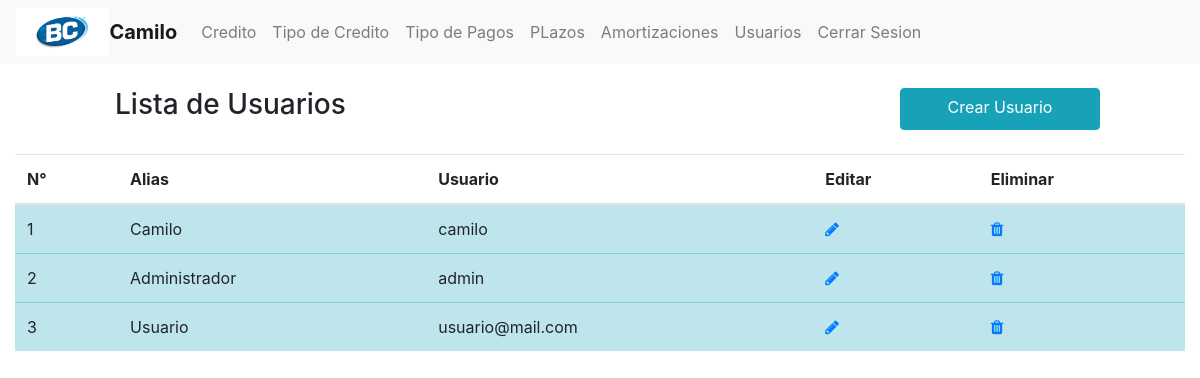
Page /vistas/usuario/listaUsuarios.php (signed in) on the committed database.
### tables this page shows
CREATE TABLE `usuario` (
  `id_usu` int(11) NOT NULL,
  `alias` varchar(60) DEFAULT NULL,
  `usuario` varchar(30) DEFAULT NULL,
  `contrasena` varchar(30) DEFAULT NULL
);

### modelo/Usuario.php (called while the page is built, shortened)
<?php
 class Usuario{
	function listarUsuario(){
		$conx = new Conexion();
		$res=$conx->prepare("SELECT * FROM usuario");
		try {
		  $res->execute();
		  return  $res;
		} catch(PDOException $e) {
			return false;
		} finally {
		  $conx=null;
		}
	}
 }
?>

### controller/UsuarioController.php (called while the page is built, shortened)
<?php
include '../../modelo/Usuario.php';
class UsuarioControlador{
	private $objModelo;
	public function __construct(){
		$this->objModelo = new Usuario();
	}
	function listarUsuario(){
		$res=$this->objModelo->listarUsuario();
		$datos=[];
		foreach ($res as $row) {
			$datos[]=$row;
		}
		if (count($datos)>0) {
			return $datos;
		}else{
			echo "";
		}
	}
}
?>

### vistas/usuario/listaUsuarios.php (the view, shortened to what this page needs)
<?php include '../layouts/head.php'; ?>
<?php include '../layouts/menu.php'; ?>
<?php include '../../controller/UsuarioController.php'; ?>
<div class="container-fluid">
	<br>
	<div class="row justify-content-center">
		<h3 class="col-8">Lista de Usuarios</h3>
		<a href="crearUsuario.php" class="btn btn-info col-4 col-sm-3 col-md-2	">Crear Usuario</a>
	</div>
	<br>
	<?php
		$objUsuContro = new UsuarioControlador();
		$resultado = $objUsuContro->listarUsuario();
	?>
	<?php if (count($resultado)==0) { ?>
		<div class="alert alert-warning" role="alert">
		  	<b>Registros de usuario no encontrados</b>
		  	<button type="button" class="close" data-dismiss="alert" aria-label="Close">
		    	<span aria-hidden="true">&times;</span>
		  	</button>
		</div>
	<?php }else{  $count = 1; ?>
			<table class="table table-hover">
				<thead>
					<th scope="col">N°</th>
					<th scope="col">Alias</th>
					<th scope="col">Usuario</th>
					<th scope="col">Editar</th>
					<th scope="col">Eliminar</th>
				</thead>
				<tbody>
		<?php foreach ($resultado as $key => $result) { ?>
				<tr class="table-info">
					<td><?php echo $count ?></td>
					<td><?php echo $result['alias']; ?></td>
					<td><?php echo $result['usuario']; ?></td>
					<td><a href="editarUsuario.php?cod=<?php echo $result['id_usu']; ?>"><i class="fa fa-pencil" aria-hidden="true"></i></a></td>
					<td><a onclick="return confirm('Quiere eliminar usuario?')" href="eliminarUsuario.php?cod=<?php echo $result['id_usu']; ?>"><i class="fa fa-trash" aria-hidden="true"></i></a></td>
				</tr>
		<?php $count ++ ; } ?>
			</tbody>
		</table>
	<?php } ?>
</div>
<?php include '../layouts/footer.php'; ?>

### rows in the picture
usuario: alias "Camilo", usuario "camilo"
usuario: alias "Administrador", usuario "admin"
usuario: alias "Usuario", usuario "usuario@mail.com"
